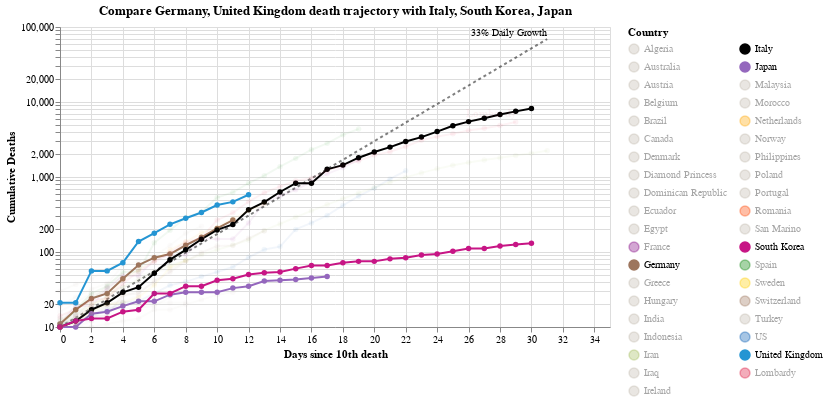

Source (notebook cell):
### Code cell
#hide_input
chart4 = make_since_chart(['Germany', 'United Kingdom'])
chart4

### Figure 1 — Vega-Lite specification as saved in the notebook (floating-point values rounded to 4 significant figures; data arrays with more than 128 entries replaced by an {"elided": "..."} marker saying what was removed)
{"config": {"view": {"continuousWidth": 400, "continuousHeight": 300}}, "layer": [{"mark": {"type": "line", "color": "black", "opacity": 0.5, "strokeDash": [3, 3]}, "encoding": {"x": {"type": "quantitative", "field": "Days since 10th death"}, "y": {"type": "quantitative", "field": "Confirmed Cases"}}}, {"mark": {"type": "text", "align": "right", "dy": -6, "fontSize": 10, "text": "33% Daily Growth"}, "encoding": {"x": {"type": "quantitative", "field": "Days since 10th death"}, "y": {"type": "quantitative", "field": "Confirmed Cases"}}, "transform": [{"filter": "(datum['Days since 10th death'] >= 31)"}]}, {"data": {"name": "data-6aeb6ab06bbfc933184dd2b294930324"}, "mark": {"type": "line", "point": true}, "encoding": {"color": {"type": "nominal", "field": "Country", "legend": {"columns": 2, "symbolLimit": 100}, "scale": {"domain": ["Algeria", "Australia", "Austria", "Belgium", "Brazil", "Canada", "Denmark", "Diamond Princess", "Dominican Republic", "Ecuador", "Egypt", "France", "Germany", "Greece", "Hungary", "India", "Indonesia", "Iran", "Iraq", "Ireland", "Italy", "Japan", "Malaysia", "Morocco", "Netherlands", "Norway", "Philippines", "Poland", "Portugal", "Romania", "San Marino", "South Korea", "Spain", "Sweden", "Switzerland", "Turkey", "US", "United Kingdom", "Lombardy"], "range": ["#C1B7AD", "#C1B7AD", "#C1B7AD", "#C1B7AD", "#C1B7AD", "#C1B7AD", "#C1B7AD", "#C1B7AD", "#C1B7AD", "#C1B7AD", "#C1B7AD", "purple", "#9D755D", "#C1B7AD", "#C1B7AD", "#C1B7AD", "#C1B7AD", "#A1BA59", "#C1B7AD", "#C1B7AD", "black", "#9467bd", "#C1B7AD", "#C1B7AD", "orange", "#C1B7AD", "#C1B7AD", "#C1B7AD", "#C1B7AD", "#FF4500", "#C1B7AD", "#C71585", "green", "#FFCD00", "#9D755D", "#C1B7AD", "#0059B3", "#2495D3", "#DC143C"]}}, "opacity": {"condition": {"value": 1, "selection": "selector005"}, "value": 0.05}, "tooltip": [{"type": "nominal", "field": "Country"}, {"type": "temporal", "field": "Date"}, {"type": "quantitative", "field": "Confirmed Cases"}, {"type": "quantitative", "field": "Days since 10th death"}], "x": {"type": "quantitative", "field": "Days since 10th death"}, "y": {"type": "quantitative", "axis": {"title": "Cumulative Deaths"}, "field": "Confirmed Cases", "scale": {"type": "log"}}}, "selection": {"selector005": {"type": "multi", "fields": ["Country"], "bind": "legend", "init": [{"Country": "Germany"}, {"Country": "United Kingdom"}, {"Country": "Italy"}, {"Country": "South Korea"}, {"Country": "Japan"}]}}, "width": 550}, {"data": {"name": "data-6aeb6ab06bbfc933184dd2b294930324"}, "mark": {"type": "text", "align": "right", "dy": -8, "fontWeight": "bold"}, "encoding": {"color": {"type": "nominal", "field": "Country", "legend": {"columns": 2, "symbolLimit": 100}, "scale": {"domain": ["Algeria", "Australia", "Austria", "Belgium", "Brazil", "Canada", "Denmark", "Diamond Princess", "Dominican Republic", "Ecuador", "Egypt", "France", "Germany", "Greece", "Hungary", "India", "Indonesia", "Iran", "Iraq", "Ireland", "Italy", "Japan", "Malaysia", "Morocco", "Netherlands", "Norway", "Philippines", "Poland", "Portugal", "Romania", "San Marino", "South Korea", "Spain", "Sweden", "Switzerland", "Turkey", "US", "United Kingdom", "Lombardy"], "range": ["#C1B7AD", "#C1B7AD", "#C1B7AD", "#C1B7AD", "#C1B7AD", "#C1B7AD", "#C1B7AD", "#C1B7AD", "#C1B7AD", "#C1B7AD", "#C1B7AD", "purple", "#9D755D", "#C1B7AD", "#C1B7AD", "#C1B7AD", "#C1B7AD", "#A1BA59", "#C1B7AD", "#C1B7AD", "black", "#9467bd", "#C1B7AD", "#C1B7AD", "orange", "#C1B7AD", "#C1B7AD", "#C1B7AD", "#C1B7AD", "#FF4500", "#C1B7AD", "#C71585", "green", "#FFCD00", "#9D755D", "#C1B7AD", "#0059B3", "#2495D3", "#DC143C"]}}, "opacity": {"condition": {"value": 1, "selection": "selector005"}, "value": 0.05}, "text": {"type": "nominal", "field": "Country"}, "tooltip": [{"type": "nominal", "field": "Country"}, {"type": "temporal", "field": "Date"}, {"type": "quantitative", "field": "Confirmed Cases"}, {"type": "quantitative", "field": "Days since 10th death"}], "x": {"type": "quantitative", "field": "Days since 10th death"}, "y": {"type": "quantitative", "axis": {"title": "Cumulative Deaths"}, "field": "Confirmed Cases", "scale": {"type": "log"}}}, "transform": [{"filter": "(datum['Date'] >= 1585267200000)"}], "width": 550}], "data": {"name": "data-4522454e0bdd668e22e8700eaabcc706"}, "title": "Compare Germany, United Kingdom death trajectory with Italy, South Korea, Japan", "$schema": "https://vega.github.io/schema/vega-lite/v4.0.2.json", "datasets": {"data-4522454e0bdd668e22e8700eaabcc706": [{"Days since 10th death": 0, "Confirmed Cases": 10.0}, {"Days since 10th death": 1, "Confirmed Cases": 13.3}, {"Days since 10th death": 2, "Confirmed Cases": 17.69}, {"Days since 10th death": 3, "Confirmed Cases": 23.53}, {"Days since 10th death": 4, "Confirmed Cases": 31.29}, {"Days since 10th death": 5, "Confirmed Cases": 41.62}, {"Days since 10th death": 6, "Confirmed Cases": 55.35}, {"Days since 10th death": 7, "Confirmed Cases": 73.61}, {"Days since 10th death": 8, "Confirmed Cases": 97.91}, {"Days since 10th death": 9, "Confirmed Cases": 130.2}, {"Days since 10th death": 10, "Confirmed Cases": 173.2}, {"Days since 10th death": 11, "Confirmed Cases": 230.3}, {"Days since 10th death": 12, "Confirmed Cases": 306.4}, {"Days since 10th death": 13, "Confirmed Cases": 407.4}, {"Days since 10th death": 14, "Confirmed Cases": 541.9}, {"Days since 10th death": 15, "Confirmed Cases": 720.7}, {"Days since 10th death": 16, "Confirmed Cases": 958.6}, {"Days since 10th death": 17, "Confirmed Cases": 1275.0}, {"Days since 10th death": 18, "Confirmed Cases": 1696.0}, {"Days since 10th death": 19, "Confirmed Cases": 2255.0}, {"Days since 10th death": 20, "Confirmed Cases": 2999.0}, {"Days since 10th death": 21, "Confirmed Cases": 3989.0}, {"Days since 10th death": 22, "Confirmed Cases": 5306.0}, {"Days since 10th death": 23, "Confirmed Cases": 7056.0}, {"Days since 10th death": 24, "Confirmed Cases": 9385.0}, {"Days since 10th death": 25, "Confirmed Cases": 12480.0}, {"Days since 10th death": 26, "Confirmed Cases": 16600.0}, {"Days since 10th death": 27, "Confirmed Cases": 22080.0}, {"Days since 10th death": 28, "Confirmed Cases": 29370.0}, {"Days since 10th death": 29, "Confirmed Cases": 39060.0}, {"Days since 10th death": 30, "Confirmed Cases": 51950.0}, {"Days since 10th death": 31, "Confirmed Cases": 69090.0}], "data-6aeb6ab06bbfc933184dd2b294930324": {"elided": "409 records"}}}
